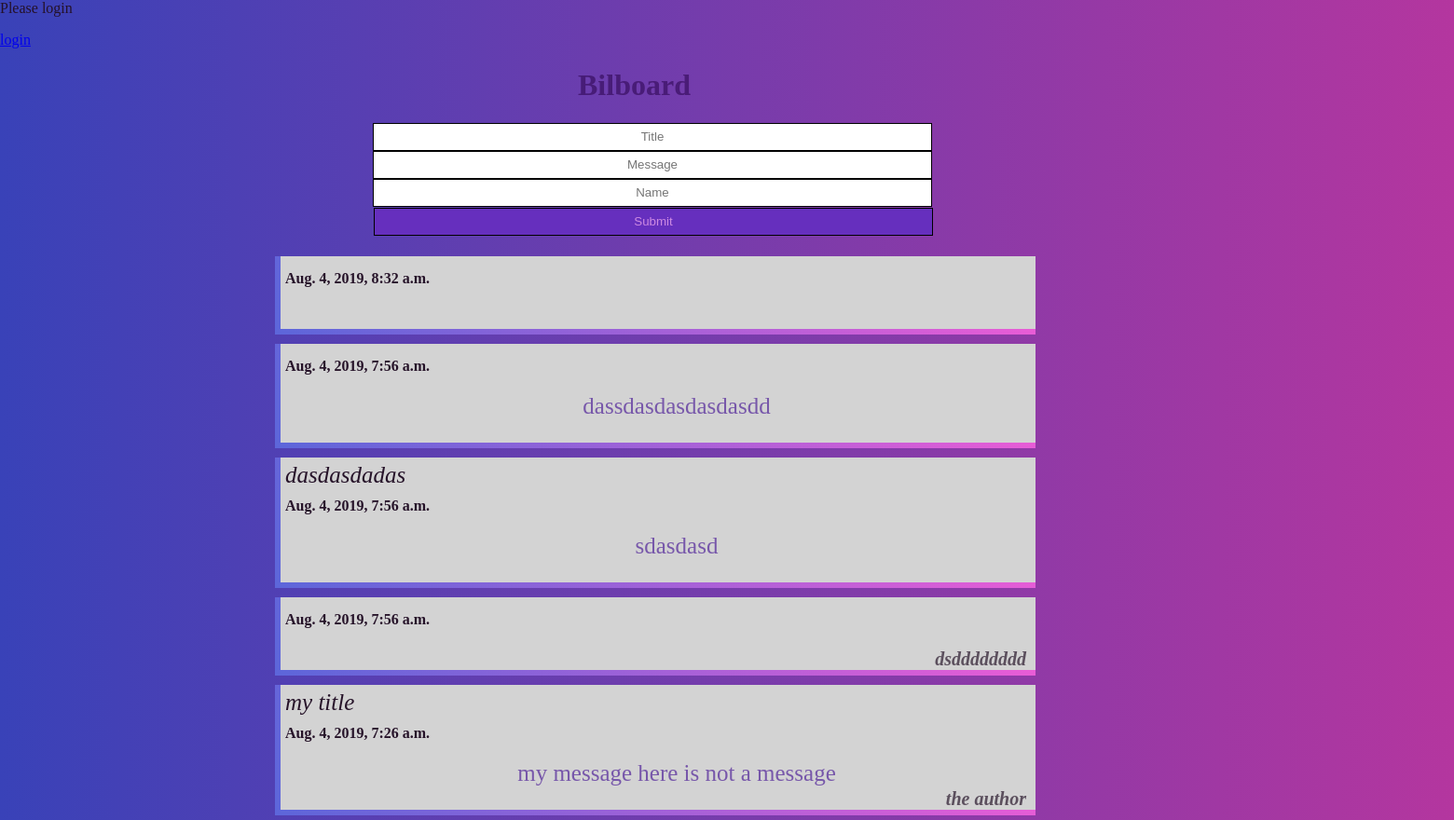
Before: /bilboard/index with the older database file.
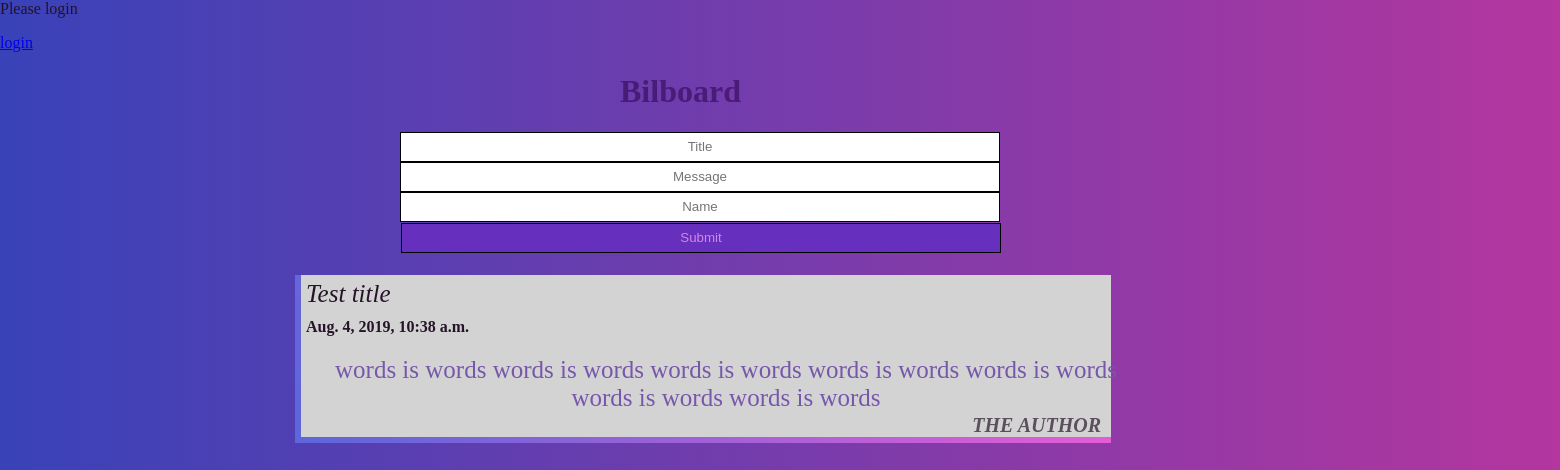
After: the same page with the newer database file.
### bilboard/models.py (models this page shows)
class Post (models.Model):
    post_title= models.CharField(max_length=100)
    pub_date = models.DateTimeField(auto_now_add=True)
    post_content= models.TextField()
    post_author = models.CharField(max_length=100)

### bilboard/views.py (the view)
def index(request):
    if request.POST:
        new_post_input = {
            "post_title": request.POST.get("post_title"),
            "post_content": request.POST.get("post_content"),
            "post_author": request.POST.get("post_author"),
            "pub_date": request.POST.get("pub_date")
        }
        new_post = Post.objects.create(**new_post_input)
        return HttpResponseRedirect("index")
    else:
        Post_template = Post.objects.order_by('-pub_date')[:]
        context = {'Post_template': Post_template}
        return render(request, 'bilboard/index.html', context)

### bilboard/templates/bilboard/index.html (shortened to what this page needs)
{% load static %}
<html lang="en">
<head>
  <link rel="stylesheet" type="text/css" href="{% static 'bilboard/css/style.css' %}">
</head>
<body>
  {% block content %}
  {% if user.is_authenticated %}
  <strong >Hi {{ user.username }}!</strong>
  <p><a href="{% url 'logout' %}">logout</a></p>
  {% else %}
  <p>Please login</p>
  <a href="{% url 'login' %}">login</a>
  {% endif %}
  {% endblock %}
  <h1 class="title">Bilboard</h1>
  <form action="index" method="POST">
    <input type="text" name="post_title" placeholder="Title" /><br>
    <input type="text" name="post_content" placeholder="Message" /><br>
    <input type="text" name="post_author" placeholder="Name" /><br>
    <input type="submit" class="button" value="Submit" />
  </form>
  {% for entry in Post_template %}
  <div class="show">
    <div class="title2">{{ entry.post_title }}</div>
    <div class="date">{{ entry.pub_date }}</div>
    <div class="content">{{ entry.post_content }}</div>
    <div class="author">{{ entry.post_author }}</div>
  </div>
  {% endfor %}
</body>
</html>

### bilboard/static/bilboard/css/style.css (style rules this page uses)
.show { padding: 5px; margin: 5px; display: inline-block; position: relative; width: 800px; left: 290px; border-left: 6px solid ; border-bottom: 6px solid ; border-image: linear-gradient(250deg, rgb(238, 92, 214),rgb(93, 102, 218) ) 1; background-color: lightgrey; height: auto; }
.title { position: relative; left: 620px; color:#320958a2; }
body { color: #241127fd; margin: 0px; background-image: linear-gradient(to right,rgb(57, 66, 184), rgb(180, 54, 159) ); }
input { text-align: center; position: relative; left: 400px; width: 600px; height: 30px; background-color: rgb(255, 255, 255); border: 1px solid black; }
.button { background-color:#662fbe; color: #cd8ae2; height: 30px; margin: 1px; }
.title2 { font-style: italic; font-size: 25px; }
.author { font-weight: bold; position: absolute; right: 10px; bottom: 0px; margin-top: 5px; font-style: italic; font-size: 20px; color: #5a4e5cfd; }
.date { padding-top: 10px; font-weight: bolder; }
.content { text-align: center; padding: 20px; font-size: 25px; width: 100%; color:#7757aa; }

Changed rows visible on the page:
removed Post: pub_date "Aug. 4, 2019, 8:32 a.m."
removed Post: pub_date "Aug. 4, 2019, 7:56 a.m.", post_content "dassdasdasdasdasdd"
removed Post: post_title "dasdasdadas", pub_date "Aug. 4, 2019, 7:56 a.m.", post_content "sdasdasd"
removed Post: pub_date "Aug. 4, 2019, 7:56 a.m.", post_author "dsdddddddd"
removed Post: post_title "my title", pub_date "Aug. 4, 2019, 7:26 a.m.", post_content "my message here is not a message", post_author "the author"
added Post: post_title "Test title", pub_date "Aug. 4, 2019, 10:38 a.m.", post_content "words is words words is words words is words words is words words is words words is words words is words", post_author "THE AUTHOR"
